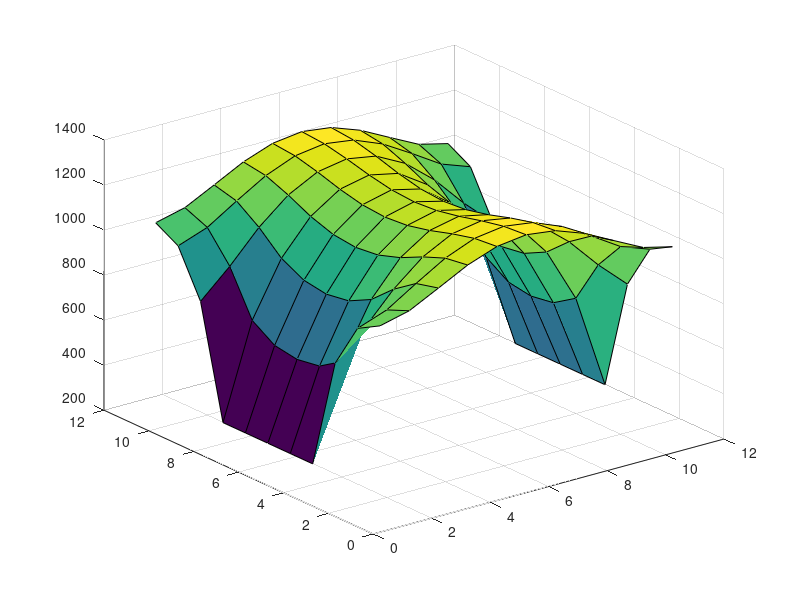

Here is the MATLAB script that generated this plot:
clear all
close all


%gegeven
q = 2/(0.01*0.01*0.001);

N = 10; %veelvoud van 10 nemen
d = 0.01;
h = 0.01/N; 

dp = N+1; %discretisatiepunten waarin de temperatuur gemeten zal worden

%% set up Kmatrix (dimensie is 1 kleiner dan matrix met temperaturen)
k = 0.4;

kmat = 0.4*ones(dp-1,dp-1); % in de optimalisatiestap worden de k waardes op elke node aangepast



% maak grote kmatrix (bevat de gemiddeldes tussen elke node)
[s1,s2] = size(kmat);


bigkmat = zeros(s1*2+1,s2*2+1);
% bigkmat opvullen met kmat
for i = 1:(s1*2+1)
    for j = 1:(s2*2+1)
        if (mod(i,2) == 0)&&(mod(j,2)==0)
            bigkmat(i,j) = kmat(i/2,j/2);
        end  
    end
end
% gemiddeldes nemen in bigkmat
% speciale gevallen:
% 1. inwendige punten (punten die tussen de waardes van de originele kmat
% liggen)
% 2. randpunten (die geen hoekpunt zijn)
% 3. hoekpunten?


% 1.

for i = 2:2:(s1*2) %(tijdens elke iteratie het gemiddelde nemen tussen element [i,j] en [i+2,j] en tussen [i,j] en [i,j+2] (element rechts en onder)
    for j = 2:2:(s2*2)
        if (i==s1*2)&&(j~=s2*2)
            bigkmat(i,j+1) = (bigkmat(i,j)+bigkmat(i,j+2))/2;
        elseif(j==s2*2)&&(i~=s1*2)
            bigkmat(i+1,j) = (bigkmat(i,j)+bigkmat(i+2,j))/2;
        elseif(i<=s1*2-2)&&(j<=s2*2-2)
            bigkmat(i+1,j) = (bigkmat(i,j)+bigkmat(i+2,j))/2;
            bigkmat(i,j+1) = (bigkmat(i,j)+bigkmat(i,j+2))/2;
        end
        
    end
end

% 2.
% eerste en laatste kolom
for i = 2:2:2*s1
    bigkmat(i,1) = bigkmat(i,2);
    bigkmat(i,(2*s2+1)) = bigkmat(i,(2*s2));
end

% eerste en laatste rij
for j = 2:2:2*s2
    bigkmat(1,j) = bigkmat(2,j);
    bigkmat((2*s1+1),j) = bigkmat((2*s1),j);
end

% de matrix bevat nu alle k(i-1/2,j), k(i+1/2,j),k(i,j-1/2) en k(i,j+1/2)
% die nodig zijn in de berekening van de flux in elke node. Beschouw de
% matrix als grid, nu voor elke "0" de FVM vergelijkingen opstellen en in
% een andere matrix steken

% test #nullen == dp*dp

% counter = 0;
% for i = 1:(s1*2+1)
%     for j = 1:(s2*2+1)
%         if (bigkmat(i,j)==0)
%             counter = counter+1;
%         end
%     end
% end
% 
% test = counter - dp^2


%% fill in fvm matrix

%LL*T = RL
% T is de kolomvector met de te berekenen variabelen:
% [HP1,N,N,D,D,D,N,N,HP2,N,X,X,X,X,X,X,X,N,N,X,X,X,X,X,X,X,N,...,HP3,N,N,D,D,D,N,N,HP4]


qhp = -q*h^2/4;
qn = -q*h^2/2;
qq = -q*h^2;

%Rechterlid
col1 = qn*ones(dp,1);
col1(1,1) = qhp;
col1(dp,1) = qhp;

counter2 = 0;
%DirichletRVW in RL
for i=1:dp
    h*(i-1);
    if(h*(i-1)>=0.003)&&(h*(i-1)<=0.007)
        col1(i) = 293;
        counter2 = counter2+1;
    end
    
end

col2 = qq*ones(dp,1);
col2(1,1) = qn;
col2(dp,1) = qn;

RL = repmat(col2,dp,1);
RL(1:dp,1) = col1;
RL((dp*(dp-1)+1):end,1)=col1;



LL = zeros(dp^2,dp^2);

%col1 hardcoden in LL

%dirichletRVW in LL
dirll = eye(counter2);
i = 0.003/h+1;
j = 0.007/h+1;
LL(i:j,i:j)=dirll;
LL((dp*dp-j+1):(dp*dp-i+1),(dp*dp-j+1):(dp*dp-i+1)) = dirll;

%hoekpunten
%linskboven (1,1), LL(1,:)
LL(1,1) = -0.5*(bigkmat(2,1)+bigkmat(1,2));
LL(1,2) = 0.5* bigkmat(2,1);%south
LL(1,1+dp) = 0.5*bigkmat(1,2);%east
%linksonder (dp,1), LL(dp,:)
LL(dp,dp) = -0.5*(bigkmat((2*dp-1)-1,1)+bigkmat(2*dp-1,2));
LL(dp,dp-1) = 0.5*bigkmat((2*dp-1)-1,1);%north
LL(dp,dp+dp) = 0.5*bigkmat(2*dp-1,2);%east
%rechtsboven (1,dp), 
LL(dp*dp-dp+1,dp*dp-dp+1) = -0.5*(bigkmat(1,dp*2-1-1)+bigkmat(2,dp*2-1));
LL(dp*(dp-1)+1,dp*(dp-1)+1+1)=0.5*bigkmat(2,dp*2-1);%south
LL(dp*(dp-1)+1,dp*dp-dp+1-dp)= 0.5*bigkmat(1,dp*2-1-1);%west
%rechtsonder (dp,dp), LL(dp*dp,:)
LL(dp*dp,dp*dp) = -0.5*(bigkmat(dp*2-1,dp*2-1-1)+bigkmat(dp*2-1-1,dp*2-1));
LL(dp*dp,dp*dp-1) = 0.5*bigkmat(dp*2-1-1,dp*2-1);%north
LL(dp*dp,dp*dp-dp)=0.5*bigkmat(dp*2-1,dp*2-1-1);%west

%Neumann links & rechts
for j = 2:(dp-1)
    if(h*(j-1)<0.003)||(h*(j-1)>0.007)
        %LL(1:dp,1:2*dp)
        LL(j,j) = -(bigkmat(j*2-1,2)+0.5*bigkmat(j*2-1-1,1)+0.5*bigkmat(j*2-1+1,1));%east,north,south
        LL(j,j+dp) = bigkmat(j*2-1,2); %east
        LL(j,j-1) = 0.5*bigkmat(j*2-1-1,1);%north
        LL(j,j+1) = 0.5*bigkmat(j*2-1+1,1);%south
        
        %LL(dp*(dp-1)+1:dp*dp,dp*(dp-2)+1:dp*dp)
        LL(dp*dp-dp+j,dp*dp-dp+j) = -(bigkmat(j*2-1,dp*2-1-1)+0.5*bigkmat(j*2-1-1,2*dp-1)+0.5*bigkmat(j*2-1+1,2*dp-1));%west,north,south
        LL(dp*dp-dp+j,dp*dp-dp+j-dp) = bigkmat(j*2-1,dp*2-1-1); %west
        LL(dp*dp-dp+j,dp*dp-dp+j-1) = 0.5*bigkmat(j*2-1-1,2*dp-1);%north
        LL(dp*dp-dp+j,dp*dp-dp+j+1) = 0.5*bigkmat(j*2-1+1,2*dp-1);%south
        
    end
end

%Neumann boven & onder

for j = 1:(dp-2)
    k = j+1;
    %boven
    LL(j*dp+1,j*dp+1) = -(bigkmat(2,2*k-1)+0.5*bigkmat(1,2*k-1-1)+0.5*bigkmat(1,2*k-1+1));%south,west,east
    LL(j*dp+1,j*dp+1+1) =bigkmat(2,2*k-1);%south
    LL(j*dp+1,j*dp+1-dp) = 0.5*bigkmat(1,2*k-1-1);%west
    LL(j*dp+1,j*dp+1+dp) = 0.5*bigkmat(1,2*k-1+1);%east
    
    %onder
    LL(j*dp+dp,j*dp+dp)= -(bigkmat(2*dp-1-1,2*k-1)+0.5*bigkmat(2*dp-1,2*k-1-1)+0.5*bigkmat(2*dp-1,2*k-1+1));%north,west,east
    LL(j*dp+dp,j*dp+dp-1) = bigkmat(2*dp-1-1,2*k-1);%north
    LL(j*dp+dp,j*dp+dp-dp) = 0.5*bigkmat(2*dp-1,2*k-1-1);%west
    LL(j*dp+dp,j*dp+dp+dp) = 0.5*bigkmat(2*dp-1,2*k-1+1);%east
end

%gewonekolommen

for i = 2:(dp-1)
    for j = 2:(dp-1)
        k = (i-1)*dp+j;
        i2 = 2*i-1;
        j2 = 2*j-1;
        LL(k,k) = -(bigkmat(i2+1,j2)+bigkmat(i2-1,j2)+bigkmat(i2,j2+1)+bigkmat(i2,j2-1));%east,west,south,north 
        LL(k,k+dp)=bigkmat(i2+1,j2);%east
        LL(k,k-dp)=bigkmat(i2-1,j2);%west
        LL(k,k+1)=bigkmat(i2,j2+1);%south
        LL(k,k-1)=bigkmat(i2,j2-1);%north
    end
end



sol = LL\RL;

solmat = zeros(dp,dp);

for i = 1:dp
    solmat(:,i)=sol(i*dp-dp+1:i*dp);
end

surf(solmat)










